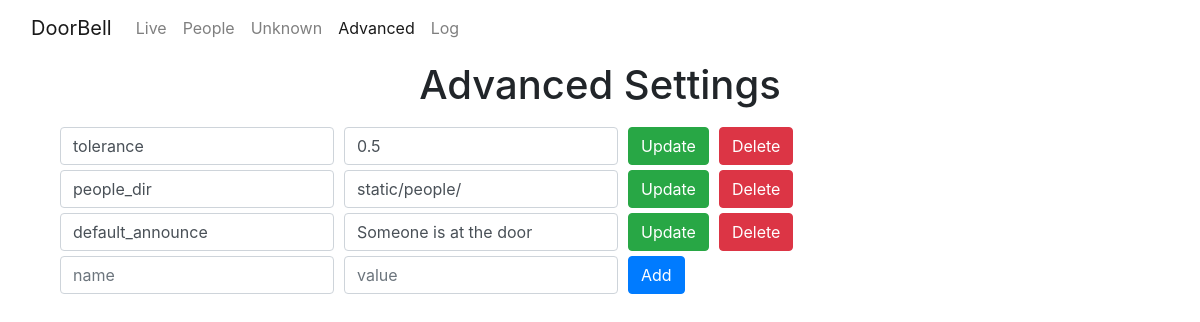
The app's page /settings, older data.
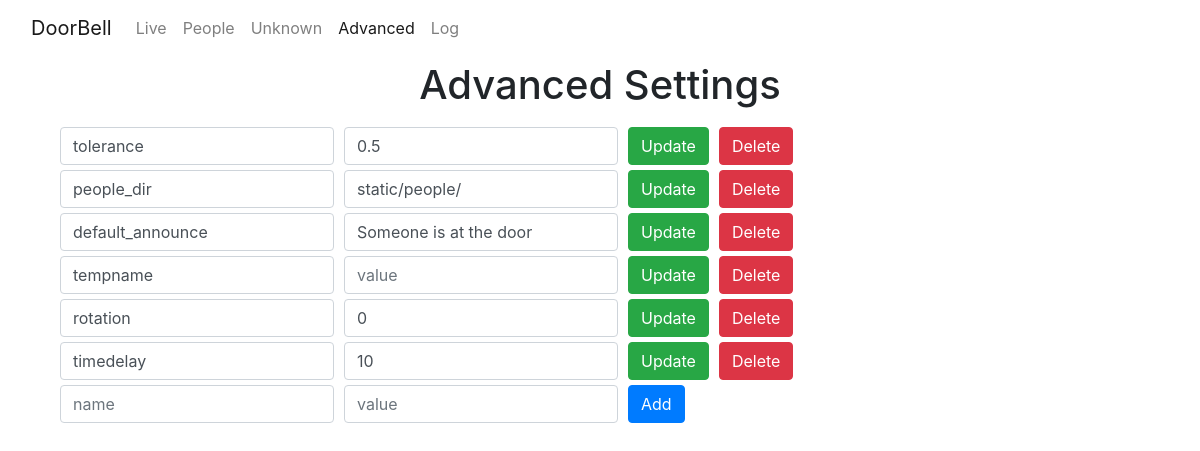
The same page, newer data.
### tables this page shows
CREATE TABLE "settings" (
	"id"	INTEGER NOT NULL,
	"name"	TEXT,
	"value"	TEXT,
	PRIMARY KEY("id")
);

### app.py (the view)
@app.route("/settings")
def settings_page():
    settings = db.execute("SELECT * FROM settings ORDER BY id ASC")
    return render_template("/settings.html", settings=settings)

### app.py (called while the page is built)
@app.after_request
def after_request(response):
    response.headers["Cache-Control"] = "no-cache, no-store, must-revalidate"
    response.headers["Expires"] = 0
    response.headers["Pragma"] = "no-cache"
    return response

### templates/settings.html (shortened to what this page needs)
<!DOCTYPE html>
<html>
<head>
    <link rel="stylesheet" href="{{ url_for('static', filename='assets/bootstrap/css/bootstrap.min.css') }}">
    <link rel="stylesheet" href="{{ url_for('static', filename='assets/css/styles.min.css') }}">
</head>
<body>
    <nav class="navbar navbar-light navbar-expand-md">
        <div class="container-fluid"><a class="navbar-brand" href="/">DoorBell</a>
            <div class="collapse navbar-collapse"
                id="navcol-1">
                <ul class="nav navbar-nav">
                    <li class="nav-item" role="presentation"><a class="nav-link" href="/">Live</a></li>
                    <li class="nav-item" role="presentation"><a class="nav-link" href="/people">People</a></li>
                    <li class="nav-item" role="presentation"><a class="nav-link" href="/people/search/unknown">Unknown</a></li>
                    <li class="nav-item" role="presentation"><a class="nav-link active" href="/settings">Advanced</a></li>
                    <li class="nav-item" role="presentation"><a class="nav-link" href="/log">Log</a></li>
                </ul>
            </div>
        </div>
    </nav>
    <div class="container">
        <div class="row">
            <div class="col">
                <h1>Advanced Settings</h1>
            </div>
        </div>
        <div class="row">
            <div class="col">
                {% for row in settings %}
                <form action="/settings/update" method="post">
                    <div class="form-row">
                        <div class="col-auto"><input class="form-control" type="text" name="name" value="{{ row['name'] }}" placeholder="name"></div>
                        <div class="col-auto"><input class="form-control" type="text" name="value" value="{{ row['value'] }}" placeholder="value"></div>
                        <div class="col-auto"><button class="btn btn-success" type="submit">Update</button></div>
                        <div class="col-auto"><button class="btn btn-danger" type="submit" formaction="/settings/delete">Delete</button></div>
                    </div>
                </form>
                {% endfor %}
                <form action="/settings/new" method="post">
                    <div class="form-row">
                        <div class="col-auto"><input class="form-control" type="text" name="name" placeholder="name"></div>
                        <div class="col-auto"><input class="form-control" type="text" name="value" placeholder="value"></div>
                        <div class="col-auto"><button class="btn btn-primary" type="submit">Add</button></div>
                    </div>
                </form>
            </div>
        </div>
    </div>
</body>
</html>

Row changes from the older to the newer data that the page shows:
added settings: name "tempname"
added settings: name "rotation", value "0"
added settings: name "timedelay", value "10"
